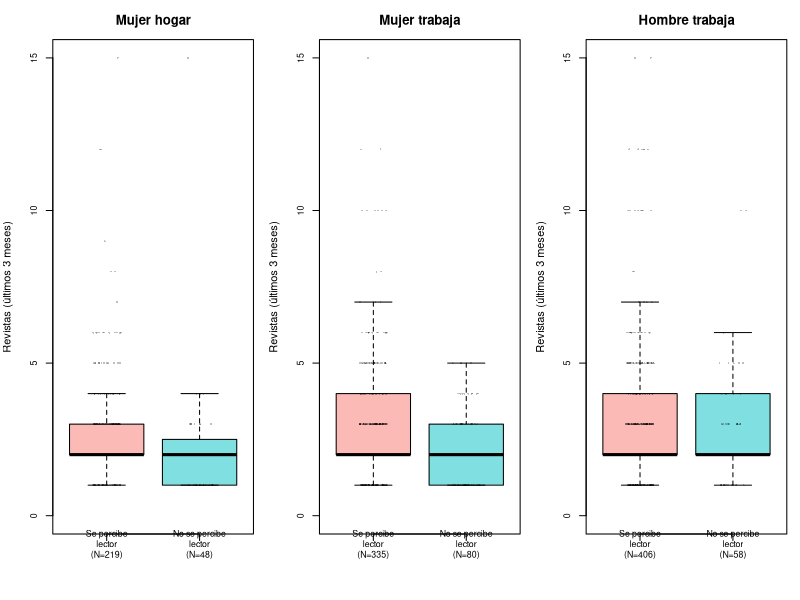
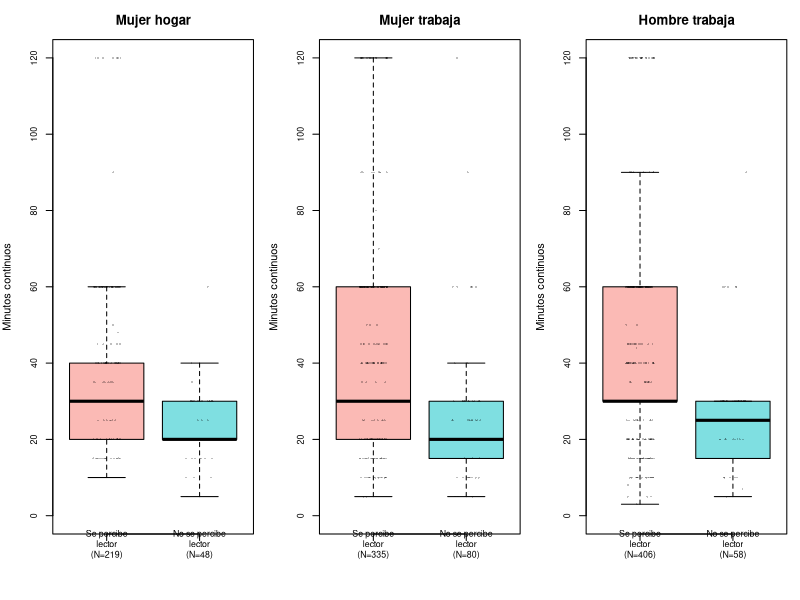
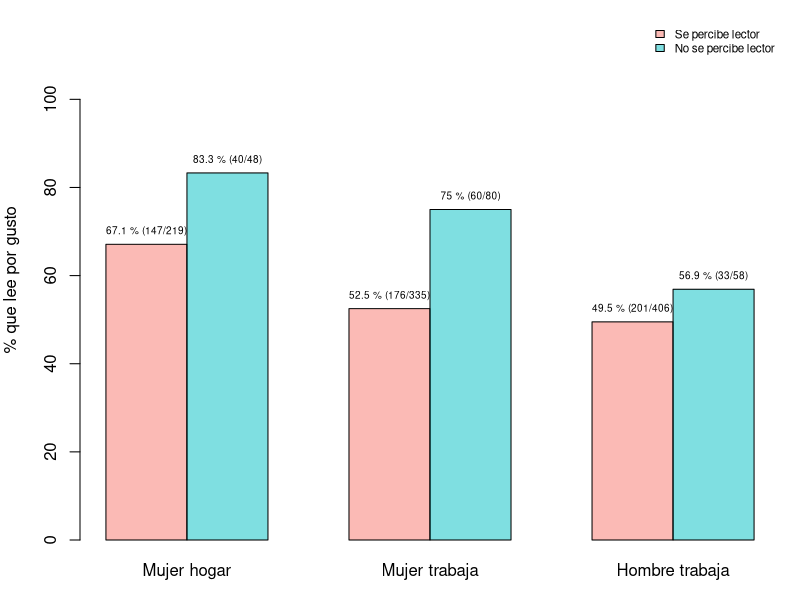
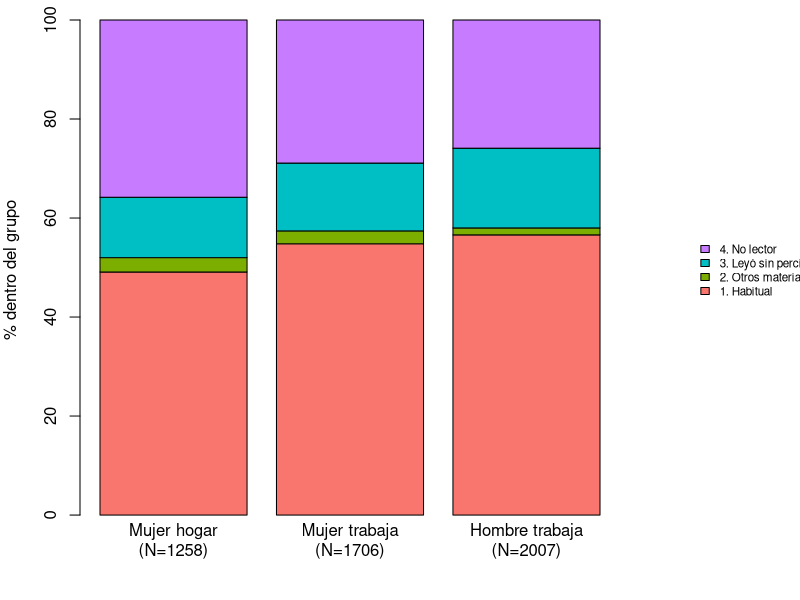
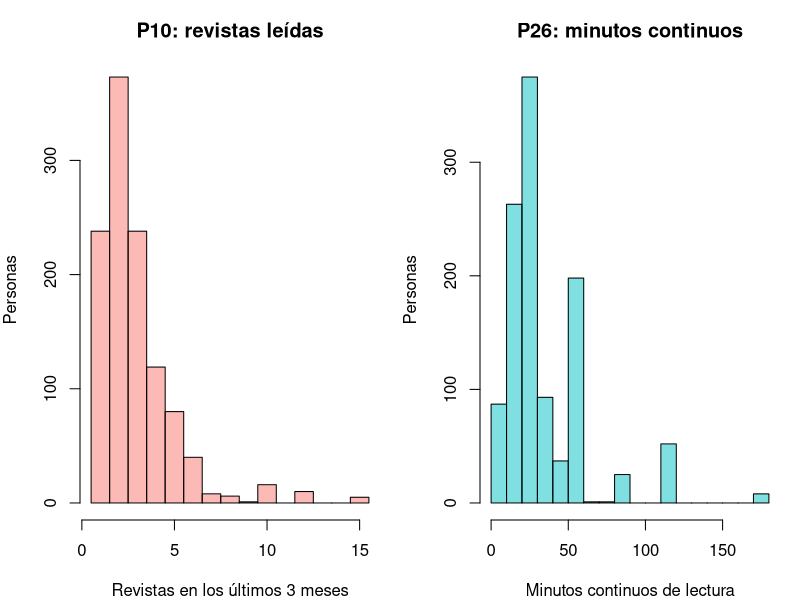

Generate these figures, in order, with R:
## ---- chunk 1
knitr::opts_chunk$set(echo = FALSE, warning = FALSE, message = FALSE,
                      fig.width = 7, fig.height = 3, dpi = 120)
options(knitr.kable.NA = "—")
library(knitr)
library(e1071)   # skewness() y kurtosis()

pct = function(a, b) round(100 * a / b, 1)
f   = function(x) sprintf("%.1f", unname(x))                        # un decimal para el texto
si  = function(cond, a, b = "") if (isTRUE(cond)) a else b          # frase condicional para el texto
## ---- chunk 2
# ---- Lectura (base ya limpia por preparacion_datos_molec.Rmd) ----
raw = read.csv("datos/DatosEquipo6_v2.csv")
names(raw) = ifelse(tolower(names(raw)) == "anio", "anio", toupper(names(raw)))
datos = raw
vars6 = c("H_LEC", "SEXO", "COND_ACT", "P10", "P11", "P26")

# ---- Calidad: vacíos y valores fuera del rango del diccionario (no se eliminan) ----
calidad = data.frame(
  Variable = vars6,
  Vacios = colSums(is.na(raw[, vars6])),
  Fuera = c(sum(!(raw$H_LEC %in% c(1:4, NA))),
            sum(!(raw$SEXO %in% c(1:2, NA))),
            sum(!(raw$COND_ACT %in% c(1:10, NA))),
            sum(raw$P10 > 25, na.rm = TRUE),
            sum(!(raw$P11 %in% c(1:6, NA))),
            sum(raw$P26 < 2 | raw$P26 > 360, na.rm = TRUE)),
  row.names = NULL)
fuera10 = calidad$Fuera[calidad$Variable == "P10"]

# ---- Etiquetas y grupos ----
motivos = c("Trabajo", "Estudio", "Cultura general / estar al día",
            "Gusto / entretenimiento", "Religión", "Otro")

datos$Sexo_lbl  = factor(datos$SEXO, levels = 1:2, labels = c("Hombre", "Mujer"))
datos$H_LEC_lbl = factor(datos$H_LEC, levels = 1:4,
                         labels = c("1. Habitual", "2. Otros materiales",
                                    "3. Leyó sin percibirse lector", "4. No lector"))
# Autopercepción (solo H_LEC = 1 y 3 entran a la comparación de revistas)
datos$Aut = factor(ifelse(datos$H_LEC == 1, "Se percibe lector",
                   ifelse(datos$H_LEC == 3, "No se percibe lector", NA)),
                   levels = c("Se percibe lector", "No se percibe lector"))

# COND_ACT: 7 = quehaceres del hogar; 1-3 = trabaja. Estudiantes, jubilados y otras condiciones no se comparan.
datos$Grupo = ifelse(datos$SEXO %in% 2 & datos$COND_ACT %in% 7, "Mujer hogar",
              ifelse(datos$SEXO %in% 2 & datos$COND_ACT %in% 1:3, "Mujer trabaja",
              ifelse(datos$SEXO %in% 1 & datos$COND_ACT %in% 1:3, "Hombre trabaja", NA)))
# El orden de los niveles fija el orden de los grupos en TODAS las tablas y gráficas
datos$Grupo = factor(datos$Grupo, levels = c("Mujer hogar", "Mujer trabaja", "Hombre trabaja"))

datos$Cond_lbl = cut(datos$COND_ACT, breaks = c(0, 3, 5, 6, 7, 8, 10),
                     labels = c("Trabaja o tiene trabajo (01-03)", "Busca o espera trabajo (04-05)",
                                "Estudiante (06)", "Quehaceres del hogar (07)",
                                "Jubilado o pensionado (08)", "Incapacitado u otra situación (09-10)"))

# ---- Universos ----
V = subset(datos, !is.na(H_LEC))
U = subset(V, !is.na(Grupo))
L = subset(U, H_LEC %in% c(1, 3) & !is.na(P10))
H = subset(V, SEXO == 1 & COND_ACT == 7)
stopifnot(!anyNA(L$P11), !anyNA(L$P26))

# COND_ACT es numérica: se compara con 6 y 8, no con "06" y "08"
n_est   = sum(V$COND_ACT %in% 6)
n_jub   = sum(V$COND_ACT %in% 8)
n_otras = sum(V$COND_ACT %in% c(4:6, 8:10))
## ---- chunk 3
marcar = function(df, min_n = 30, min_cel = 5) {
  aviso = rep("", nrow(df))
  if ("N" %in% names(df)) aviso[df$N < min_n] = "N<30: no interpretar"
  if ("n" %in% names(df)) aviso[aviso == "" & df$n < min_cel] = "n<5: poco estable"
  if (any(aviso != "")) df$Aviso = aviso
  df
}

# Medidas de una variable numérica por grupo y autopercepción
resumen_num = function(df, var) {
  r = aggregate(df[[var]], by = list(Grupo = df$Grupo, Aut = df$Aut),
                FUN = function(x) c(N = length(x), Media = mean(x), DE = sd(x), Min = min(x),
                                    Q1 = quantile(x, .25, names = FALSE), Mediana = median(x),
                                    Q3 = quantile(x, .75, names = FALSE), Max = max(x)))
  r = do.call(data.frame, r)
  r = r[order(r$Grupo, r$Aut), ]
  names(r) = c("Grupo", "Autopercepción", "N", "Media", "DE", "Mín", "Q1", "Mediana", "Q3", "Máx")
  r$Media = round(r$Media, 1)
  r$DE = round(r$DE, 1)
  rownames(r) = NULL
  r
}

# Se percibe lector menos no se percibe lector, por grupo
contraste = function(res) {
  a = res[res[[2]] == "Se percibe lector", ]
  b = res[res[[2]] == "No se percibe lector", ]
  data.frame(Grupo = a$Grupo, N_se_percibe = a$N, N_no_se_percibe = b$N,
             Dif_media = round(a$Media - b$Media, 1), Dif_Q1 = a$Q1 - b$Q1,
             Dif_mediana = a$Mediana - b$Mediana, Dif_Q3 = a$Q3 - b$Q3, row.names = NULL)
}

# Diagramas de caja por autopercepción, un panel por grupo (en el orden de los niveles de Grupo)
graf_caja = function(df, var, ylab, ymax) {
  op = par(mfrow = c(1, 3), mar = c(5, 4, 3, 1))
  for (g in levels(df$Grupo)) {
    d = df[df$Grupo == g, ]
    nom = paste0(c("Se percibe\nlector", "No se percibe\nlector"), "\n(N=", as.vector(table(d$Aut)), ")")
    boxplot(d[[var]] ~ d$Aut, names = nom, ylim = c(0, ymax), outline = FALSE,
            col = c("#F8766D80", "#00BFC480"), main = g, xlab = "", ylab = ylab, cex.axis = 0.8)
    stripchart(d[[var]] ~ d$Aut, vertical = TRUE, method = "jitter", jitter = 0.15,
               pch = 16, cex = 0.4, col = rgb(0, 0, 0, 0.25), add = TRUE)
  }
  par(op)
}

# Medidas de una variable numérica
desc_num = function(x) c(N = length(x), Media = mean(x), Mediana = median(x), DE = sd(x),
                         CV = 100 * sd(x) / mean(x),
                         Q1 = quantile(x, .25, names = FALSE), Q3 = quantile(x, .75, names = FALSE),
                         Min = min(x), Max = max(x), Sesgo = skewness(x), Curtosis = kurtosis(x))
## ---- chunk 4
tab_num = rbind(desc_num(L$P10), desc_num(L$P26))
rownames(tab_num) = c("P10: revistas (3 meses)", "P26: minutos continuos")
kable(round(tab_num, 1), caption = "Tabla 1. Medidas descriptivas de P10 y P26 en lectores de revistas")
s10 = round(tab_num[1, ], 1)
s26 = round(tab_num[2, ], 1)
## ---- chunk 5
fh = table(V$H_LEC_lbl)
fp = table(factor(L$P11, levels = 1:6, labels = motivos))
ph = pct(as.vector(fh), sum(fh))
pp = pct(as.vector(fp), sum(fp))
t3 = rbind(
  data.frame(Variable = paste0("H_LEC (N=", nrow(V), ")"), Categoría = names(fh),
             n = as.vector(fh), "%" = ph, check.names = FALSE),
  data.frame(Variable = paste0("P11 (N=", nrow(L), ")"), Categoría = names(fp),
             n = as.vector(fp), "%" = pp, check.names = FALSE))
## ---- chunk 6
tb = table(U$Grupo, U$H_LEC_lbl)
pc = round(100 * prop.table(tb, 1), 1)
t4 = data.frame(Grupo = rownames(tb), N = as.vector(rowSums(tb)),
                as.data.frame.matrix(pc), check.names = FALSE, row.names = NULL)
names(t4)[3:6] = c("1 Habitual", "2 Otros", "3 Leyó sin percibirse lector", "4 No lector")
t4[["% con H_LEC 3 entre quienes no acostumbran leer"]] = pct(tb[, 3], tb[, 3] + tb[, 4])
kable(marcar(t4), caption = "Tabla 2. Condición lectora (H_LEC) dentro de cada grupo, en % (cada fila suma 100 % en las cuatro categorías)")

hab = pc[, 1]; sper = pc[, 3]; nol = pc[, 4]
pr = t4[[ncol(t4)]]

A = subset(U, H_LEC %in% c(1, 3))
cob = do.call(rbind, lapply(levels(A$Grupo), function(g) do.call(rbind, lapply(levels(A$Aut), function(a) {
  d = A[A$Grupo == g & A$Aut == a, ]
  data.frame(Grupo = g, Autopercepción = a, N = nrow(d), "Leyeron revistas" = sum(!is.na(d$P10)),
             "%" = pct(sum(!is.na(d$P10)), nrow(d)), check.names = FALSE)
}))))
cp = cob[["%"]]
## ---- chunk 7
res10 = resumen_num(L, "P10")
kable(marcar(res10), caption = "Tabla 3. Número de revistas leídas (P10) por grupo y autopercepción")
graf_caja(L, "P10", "Revistas (últimos 3 meses)", 15)

lec = c(1, 3, 5); nlec = c(2, 4, 6)
dm10 = res10$Mediana[lec] - res10$Mediana[nlec]
dx10 = round(res10$Media[lec] - res10$Media[nlec], 1)
p10_parecido = all(abs(dm10) <= 1)
## ---- chunk 8
res26 = resumen_num(L, "P26")
kable(marcar(res26), caption = "Tabla 4. Minutos continuos de lectura (P26) por grupo y autopercepción (cualquier material)")
graf_caja(L, "P26", "Minutos continuos", 120)

dm26 = res26$Mediana[lec] - res26$Mediana[nlec]
dx26 = round(res26$Media[lec] - res26$Media[nlec], 1)
p26_lec_mayor = all(res26$Media[lec] > res26$Media[nlec])
hogar_corta = res26$Media[1] < min(res26$Media[c(3, 5)]) & res26$Q3[1] <= min(res26$Q3[c(3, 5)])
## ---- chunk 9
Q3 = do.call(rbind, lapply(levels(L$Grupo), function(g) do.call(rbind, lapply(levels(L$Aut), function(a) {
  d = L[L$Grupo == g & L$Aut == a, ]
  data.frame(Grupo = g, Autopercepción = a, N = nrow(d),
             "Gusto (n)" = sum(d$P11 == 4),
             "Gusto (%)" = pct(sum(d$P11 == 4), nrow(d)),
             "Otros motivos (%)" = pct(sum(d$P11 != 4), nrow(d)), check.names = FALSE)
}))))
kable(marcar(Q3), caption = "Tabla 5. Motivo principal de lectura de revistas (gusto o entretenimiento frente a otros motivos), por grupo y autopercepción")

m  = matrix(Q3[["Gusto (%)"]], nrow = 2)
nm = matrix(Q3[["Gusto (n)"]], nrow = 2)
Nm = matrix(Q3[["N"]], nrow = 2)
op = par(mar = c(3, 4, 1, 1))
bp = barplot(m, beside = TRUE, names.arg = levels(L$Grupo), col = c("#F8766D80", "#00BFC480"),
             ylim = c(0, 118), ylab = "% que lee por gusto",
             legend.text = levels(L$Aut), args.legend = list(x = "topright", cex = 0.7, bty = "n"))
text(bp, m, labels = paste0(m, " % (", nm, "/", Nm, ")"), pos = 3, cex = 0.6)
par(op)

gusto = Q3[["Gusto (%)"]]
dg = round(gusto[nlec] - gusto[lec], 1)
p11_dir = all(dg > 0)
hogar_gusto = gusto[1] > max(gusto[c(3, 5)])
## ---- chunk 10
tab_var = data.frame(
  Variable = vars6,
  Descripción = c("Condición lectora construida por INEGI",
                  "Sexo (preg. 8)", "Condición de actividad la semana pasada (preg. 15)",
                  "Revistas leídas en tres meses (preg. 10)",
                  "Motivo principal de lectura de revistas (preg. 11)",
                  "Minutos continuos de lectura de algún material (preg. 26)"),
  Tipo = c("Cat. nominal", "Cat. nominal", "Cat. nominal",
           "Num. discreta", "Cat. nominal", "Num. continua"),
  "Unidad o categorías" = c("1 Habitual; 2 Otros materiales; 3 Leyó sin acostumbrar; 4 No lector",
                            "1 Hombre; 2 Mujer",
                            "01-03 trabaja; 04-05 busca trabajo; 06 estudia; 07 hogar; 08 jubilado; 09-10 otra; 99 no especificado",
                            "Revistas (diccionario: 1 a 25)",
                            "1 Trabajo; 2 Estudio; 3 Cultura general; 4 Gusto; 5 Religión; 6 Otro",
                            "Minutos (diccionario: 2 a 360)"),
  "Falt. (n)" = calidad$Vacios,
  "Falt. (%)" = pct(calidad$Vacios, nrow(raw)),
  "Fuera rango (n)" = calidad$Fuera,
  check.names = FALSE)
cap_a1 = "Tabla A1. Variables seleccionadas y calidad de los datos (sobre todos los registros; en P10, P11 y P26 el vacío es un pase de pregunta)"
if (knitr::is_latex_output()) {
  # En PDF se fijan anchos de columna para que el texto largo se acomode
  kable(tab_var, format = "latex", booktabs = TRUE, caption = cap_a1, position = "H",
        align = c("p{1.8cm}", "p{3.4cm}", "p{1.8cm}", "p{4.2cm}", "r", "r", "r"))
} else {
  kable(tab_var, caption = cap_a1)
}
## ---- chunk 11
tn = table(V$Cond_lbl, V$Sexo_lbl)
tc = data.frame(Condición = rownames(tn),
                Hombres = as.vector(tn[, "Hombre"]), "% hombres" = pct(as.vector(tn[, "Hombre"]), sum(tn[, "Hombre"])),
                Mujeres = as.vector(tn[, "Mujer"]), "% mujeres" = pct(as.vector(tn[, "Mujer"]), sum(tn[, "Mujer"])),
                check.names = FALSE)
kable(tc, caption = "Tabla A2. Composición por SEXO y COND_ACT (personas con H_LEC válido)")
## ---- chunk 12
con = rbind(data.frame(Variable = "P10", contraste(res10)), data.frame(Variable = "P26", contraste(res26)))
kable(con, caption = "Tabla A3. Diferencias entre quienes se perciben lectores y quienes no (se percibe menos no se percibe), por grupo")
## ---- chunk 13
d6 = do.call(rbind, lapply(levels(L$Grupo), function(g) do.call(rbind, lapply(levels(L$Aut), function(a) {
  d = L[L$Grupo == g & L$Aut == a, ]
  tt = as.vector(table(factor(d$P11, levels = 1:6)))
  cel = paste0(tt, " (", pct(tt, nrow(d)), ")")
  data.frame(Grupo = g, Autopercepción = a, N = nrow(d), t(setNames(cel, c("Trabajo", "Estudio", "Cultura", "Gusto", "Religión", "Otro"))),
             check.names = FALSE)
}))))
kable(marcar(d6), caption = "Tabla A4. Motivo principal de lectura de revistas (6 categorías), n (%) por grupo y autopercepción")
## ---- chunk 14
est = do.call(rbind, lapply(sort(unique(U$anio)), function(a) {
  u = U[U$anio == a, ]
  l = L[L$anio == a, ]
  data.frame(Año = a, N = nrow(u),
             "% habitual" = pct(sum(u$H_LEC == 1), nrow(u)),
             "% H_LEC 3 entre quienes no acostumbran leer" = pct(sum(u$H_LEC == 3), sum(u$H_LEC %in% 3:4)),
             "Mediana P10 (percibe / no)" = paste(median(l$P10[l$H_LEC == 1]), "/", median(l$P10[l$H_LEC == 3])),
             "Mediana P26 (percibe / no)" = paste(median(l$P26[l$H_LEC == 1]), "/", median(l$P26[l$H_LEC == 3])),
             "% gusto (percibe / no)" = paste(pct(sum(l$P11[l$H_LEC == 1] == 4), sum(l$H_LEC == 1)), "/",
                                              pct(sum(l$P11[l$H_LEC == 3] == 4), sum(l$H_LEC == 3))),
             check.names = FALSE)
}))
kable(est, caption = "Tabla A5. Indicadores principales por año (tres grupos juntos). Los archivos de distintos años no contienen a las mismas personas")
## ---- chunk 15
res10_25 = resumen_num(L[L$P10 <= 25, ], "P10")
kable(marcar(res10_25), caption = "Tabla A6. Sensibilidad: P10 sin los registros por encima de 25 revistas")
## ---- chunk 16
th = table(H$H_LEC_lbl)
kable(data.frame(H_LEC = names(th), n = as.vector(th)), caption = "Tabla A7a. Hombres dedicados al hogar por categoría de H_LEC (casos, sin porcentajes)")
Hc = H[!is.na(H$P10), c("anio", "H_LEC_lbl", "P10", "P11", "P26")]
Hc$P11 = factor(Hc$P11, levels = 1:6, labels = motivos)
names(Hc) = c("Año", "H_LEC", "P10", "Motivo (P11)", "P26")
kable(Hc, row.names = FALSE, caption = "Tabla A7b. Hombres dedicados al hogar que leyeron revistas (casos individuales)")
## ---- chunk 17
flujo = data.frame(
  Concepto = c("Registros en la base (2022-2024)",
               "Sin categoría válida de H_LEC (blanco por pase)",
               "Con H_LEC válido",
               "   Hombres dedicados al hogar (solo casos, Anexo A7)",
               "   Estudiantes, jubilados, personas que buscan trabajo y otras condiciones (no se comparan)",
               "   Sin SEXO o COND_ACT especificado",
               "Universo del análisis (tres grupos)",
               "Lectores de revistas con H_LEC = 1 o 3 (P10 con valor)"),
  n = c(nrow(datos), sum(is.na(datos$H_LEC)), nrow(V), nrow(H), n_otras,
        nrow(V) - nrow(U) - nrow(H) - n_otras, nrow(U), nrow(L)))
kable(flujo, caption = "Tabla A8. Registros y universos del análisis")
## ---- chunk 18
kable(t3, caption = "Tabla A9. Distribución de frecuencias de H_LEC (personas con H_LEC válido) y de P11 (lectores de revistas)")
## ---- chunk 19
kable(marcar(cob), caption = "Tabla A10. Personas que leyeron revistas en los últimos tres meses, por grupo y autopercepción")
## ---- chunk 20
op = par(mar = c(4, 4, 1, 9))
barplot(t(pc), col = c("#F8766D", "#7CAE00", "#00BFC4", "#C77CFF"), ylab = "% dentro del grupo",
        names.arg = paste0(rownames(tb), "\n(N=", rowSums(tb), ")"),
        legend.text = colnames(pc), args.legend = list(x = "right", inset = c(-0.45, 0), xpd = NA, bty = "n", cex = 0.7))
par(op)
## ---- chunk 21
op = par(mfrow = c(1, 2), mar = c(4, 4, 3, 1))
hist(L$P10[L$P10 <= 15], breaks = seq(0.5, 15.5, 1), col = "#F8766D80",
     main = "P10: revistas leídas", xlab = "Revistas en los últimos 3 meses", ylab = "Personas")
hist(L$P26[L$P26 <= 180], breaks = seq(0, 180, 10), col = "#00BFC480",
     main = "P26: minutos continuos", xlab = "Minutos continuos de lectura", ylab = "Personas")
par(op)
